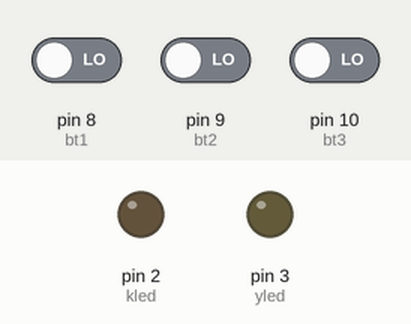
This sketch was run on a simulated Arduino Uno, built with avr-gcc and run on an emulated ATmega328P. On the bench: output pins drawn as LEDs (lit = HIGH). The inputs (shaded band) are chosen by the test bench; at power-on: pin 8 (bt1) LOW, pin 9 (bt2) LOW, pin 10 (bt3) LOW.

Above: at 1.2 s.
1.3 s: pin 8 (bt1) driven HIGH
At 2.5 s:
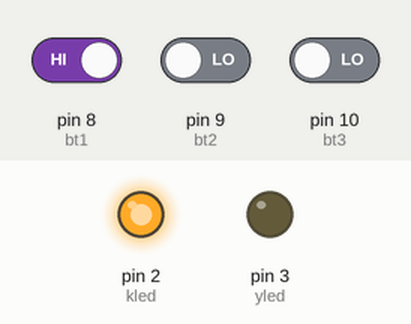
2.8 s: pin 8 (bt1) driven LOW
At 3.7 s:
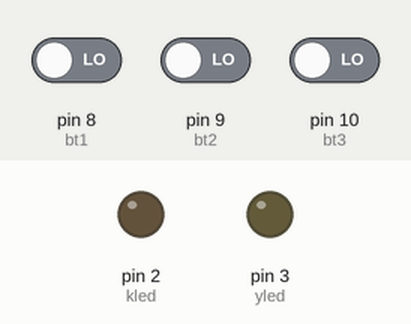
4.3 s: pin 9 (bt2) driven HIGH
At 4.9 s:
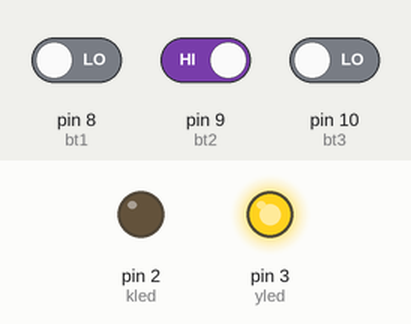
5.8 s: pin 8 (bt1) driven HIGH
At 7.2 s:
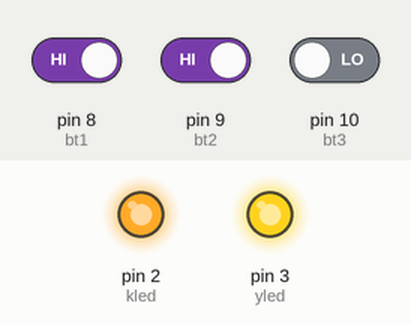
Timing chart, 0 to 8.3 s (numbered marks = the images above; inputs shaded):
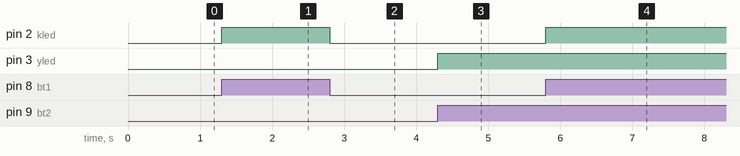

Measured:
- after the input at 1.3 s, pin 2 (kled): LOW → HIGH at once
- after the input at 2.8 s, pin 2 (kled): HIGH → LOW at once
- after the input at 4.3 s, pin 3 (yled): LOW → HIGH at once
- after the input at 5.8 s, pin 2 (kled): LOW → HIGH at once

The sketch:

button2.ino
```cpp
int kled = 2;
int yled = 3;

int bt1 = 8;
int bt2 = 9;
int bt3 = 10;
void setup() {
  pinMode(kled,OUTPUT);
  pinMode(yled,OUTPUT);

  pinMode(bt1,INPUT);
  pinMode(bt2,INPUT);
  pinMode(bt3,INPUT);


}

void loop() {
  int bt1Durum = digitalRead (bt1);

  int bt2Durum = digitalRead (bt2);

  int bt3Durum = digitalRead (bt3);

  if(bt1Durum == 1){
    digitalWrite(kled,1);
  }
  else if (bt2Durum == 1){
    digitalWrite(yled,1);
  }
  else if(bt3Durum == 1){
    digitalWrite(kled,1);
    digitalWrite(yled,1);

  }
  else{
    digitalWrite(kled,0);
    digitalWrite(yled,0);
  }


}
```
